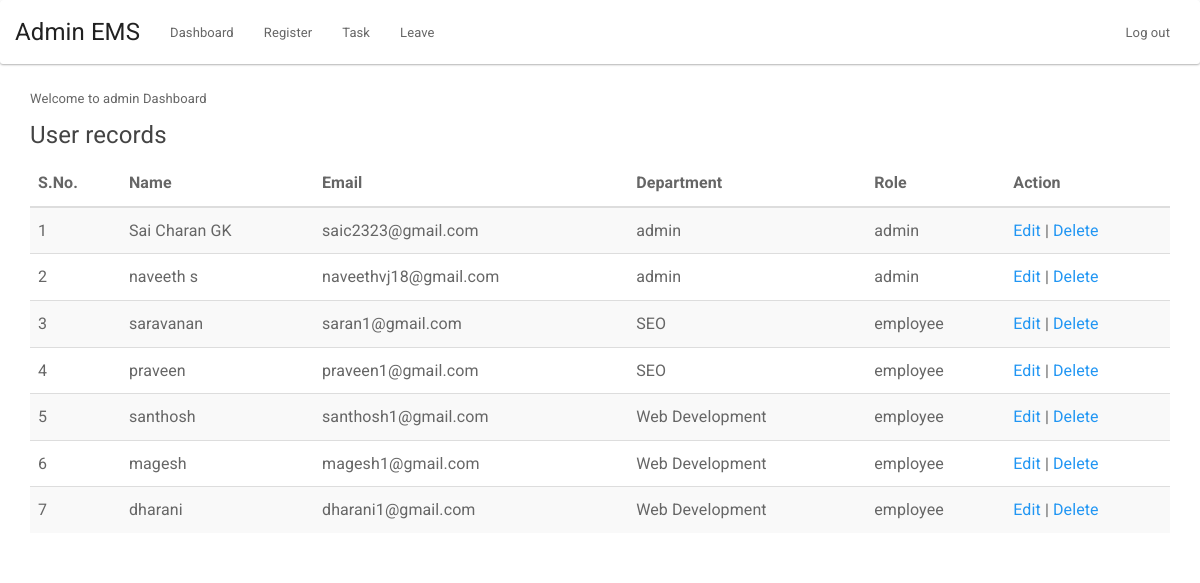
Screenshot of /admin/dashboard.php (signed in) with the database file from the repository.
### tables this page shows
CREATE TABLE `users` (
  `user_id` int(255) NOT NULL,
  `name` varchar(1000) NOT NULL,
  `email` varchar(1000) NOT NULL,
  `password` varchar(1000) NOT NULL,
  `department` varchar(1000) NOT NULL,
  `role` varchar(100) NOT NULL,
  `created_on` timestamp NOT NULL DEFAULT current_timestamp() ON UPDATE current_timestamp()
);

### admin/dashboard.php (the view, shortened to what this page needs)
<?php include "../auth/auth.php";?>
<html>
<head>
    <link rel="stylesheet" href="../css/style.css">
</head>
<body>
<?php include "header.php";?>
<div class="container">
    <?php
    echo"Welcome to admin Dashboard"
    ?>
    <h4>User records</h4>
    <table class="table table-striped table-hover ">
        <thead>
        <tr>
            <th>S.No.</th>
            <th>Name</th>
            <th>Email</th>
            <th>Department</th>
            <th>Role</th>
            <th>Action</th>
        </tr>
        </thead>
        <tbody>
            <?php
            $i=1;
            $query="SELECT * from users";
            $res=mysqli_query($conn,$query);
            $count=mysqli_num_rows($res);
            if($count>0)
            {
            while($row=mysqli_fetch_array($res))
            {
            ?>
            <tr>
            <td><?php echo $i;?></td>
            <td><?php echo $row['name'];?></td>
            <td><?php echo $row['email'];?></td>
            <td><?php echo $row['department'];?></td>
            <td><?php echo $row['role'];?></td>
           <td><a href="edit-user.php?id=<?php echo $row['user_id'];?>">Edit</a> | <a href="delete-user.php?id=<?php echo $row['user_id'];?>">Delete</a> </td>
        </tr>
        <?php
            $i++;}
            }
            else{
                echo"No Record Found";
            }?>
        </tbody>
    </table>
</div></div>
</body>
</html>

### admin/header.php (shortened to what this page needs)
<header>
    <nav class="navbar navbar-default">
        <div class="container-fluid">
            <div class="navbar-header">
                <a class="navbar-brand" href="#">Admin EMS</a>
            </div>
            <div class="collapse navbar-collapse" id="bs-example-navbar-collapse-1">
                <ul class="nav navbar-nav">
                    <li><a href="dashboard.php">Dashboard</a></li>
                    <li><a href="register.php">Register</a></li>
                    <li><a href="task.php">Task</a></li>
                    <li><a href="assign-leave.php">Leave</a></li>
                </ul>
                <ul class="nav navbar-nav navbar-right">
                    <li><a href="logout.php">Log out</a></li>
                </ul>
            </div>
        </div>
    </nav>
</header>

### rows the page displays
users: name "Sai Charan GK", email "saic2323@gmail.com", department "admin", role "admin"
users: name "naveeth s", email "naveethvj18@gmail.com", department "admin", role "admin"
users: name "saravanan", email "saran1@gmail.com", department "SEO", role "employee"
users: name "praveen", email "praveen1@gmail.com", department "SEO", role "employee"
users: name "santhosh", email "santhosh1@gmail.com", department "Web Development", role "employee"
users: name "magesh", email "magesh1@gmail.com", department "Web Development", role "employee"
users: name "dharani", email "dharani1@gmail.com", department "Web Development", role "employee"
